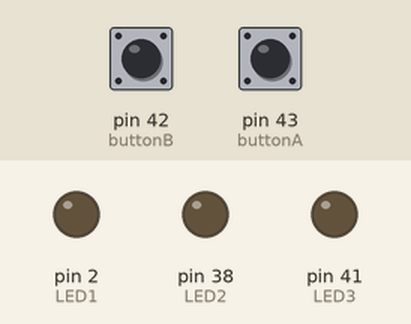
The sketch below on a simulated Arduino Mega 2560, built with avr-gcc and run on an emulated ATmega2560. On the bench: output pins drawn as LEDs (lit = HIGH). Inputs (shaded band) come from the test bench; at power-on: pin 42 (buttonB) LOW, pin 43 (buttonA) LOW.

Above: at 1.2 s.
1.3 s: pin 42 (buttonB) pulled HIGH for 0.15 s
At 1.7 s:
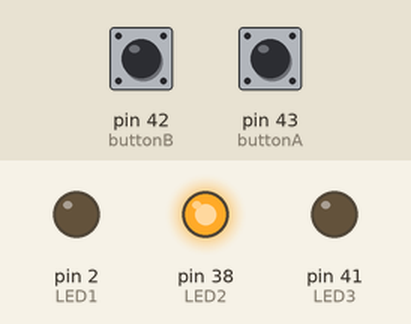
2.9 s: pin 43 (buttonA) pulled HIGH for 0.15 s
At 4.1 s:
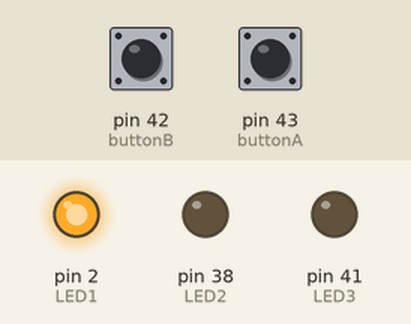
4.5 s: pin 43 (buttonA) pulled HIGH for 1 s
At 5.4 s:
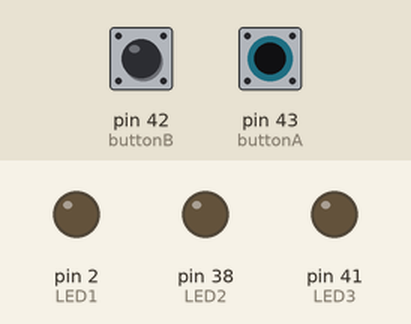
7.0 s: pin 43 (buttonA) pulled HIGH for 3.2 s
At 8.5 s:
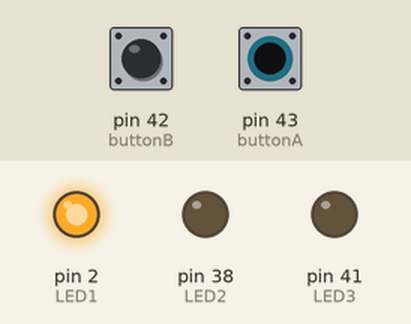
11.7 s: pin 42 (buttonB) driven HIGH and pin 43 (buttonA) driven HIGH
At 13.2 s:
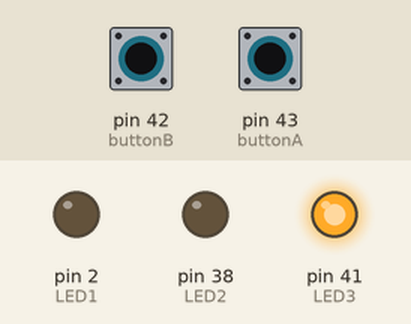
Timing chart, 0 to 14.3 s (numbered marks = the images above; inputs shaded):
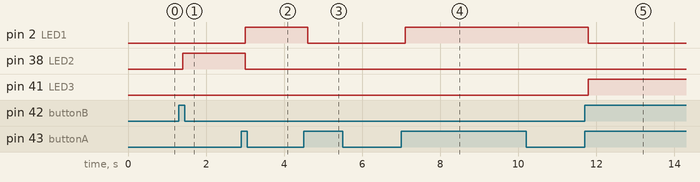

The sketch:

homework02_1.ino
```cpp
#define LED1 2
#define LED2 38
#define LED3 41
#define buttonA 43
#define buttonB 42
int va=0, vb=0;
int ova=0, ovb=0;
int s1=0, s2=0, s3=0;
int c1, c2, c3;
unsigned long stime= 0;
unsigned long interval = 100;

void setup() {
 pinMode(LED1, OUTPUT);
 pinMode(LED2, OUTPUT);
 pinMode(LED3, OUTPUT);
 pinMode(buttonA, INPUT);  pinMode(buttonB, INPUT);
}

void loop() {
  va=digitalRead(buttonA);
  vb=digitalRead(buttonB);

  if(((va==HIGH)&&(ova==LOW)) ||((vb==HIGH)&&(ovb==LOW))){
    stime = millis();
    if(va==HIGH)
      c1++;
    if(vb==HIGH)
      c2++;
  }
  ova = va; ovb = vb;
  if(stime+interval < millis()){
    if((c1+c2)==2){
      s3 = 1-s3;
      if(s3==1){
        digitalWrite(LED3, HIGH);
        digitalWrite(LED1, LOW);
        digitalWrite(LED2, LOW);
      }
      else
        digitalWrite(LED3, LOW);
    }
    else if(c1==1)
    { s1 = 1-s1;
      if(s1==1){
        digitalWrite(LED1, HIGH);
        digitalWrite(LED2, LOW);
        digitalWrite(LED3, LOW);
        stime=0;
      }
      else
       digitalWrite(LED1, LOW);}
     else if(c2==1)
    { s2 = 1-s2;
      if(s2==1){
      digitalWrite(LED2, HIGH);
      digitalWrite(LED1, LOW);
      digitalWrite(LED3, LOW);
      stime=0;
      }
    else
       digitalWrite(LED2, LOW);
    }
    c1=0, c2=0;
}

}
```

Measured:
- after the input at 1.3 s, pin 38 (LED2): LOW → HIGH after 0.10 s
- after the input at 2.9 s, pin 2 (LED1): LOW → HIGH after 0.10 s; pin 38 (LED2): HIGH → LOW after 0.10 s
- after the input at 4.5 s, pin 2 (LED1): HIGH → LOW after 0.10 s
- after the input at 7.0 s, pin 2 (LED1): LOW → HIGH after 0.10 s
- after the input at 11.7 s, pin 2 (LED1): HIGH → LOW after 0.10 s; pin 41 (LED3): LOW → HIGH after 0.10 s
